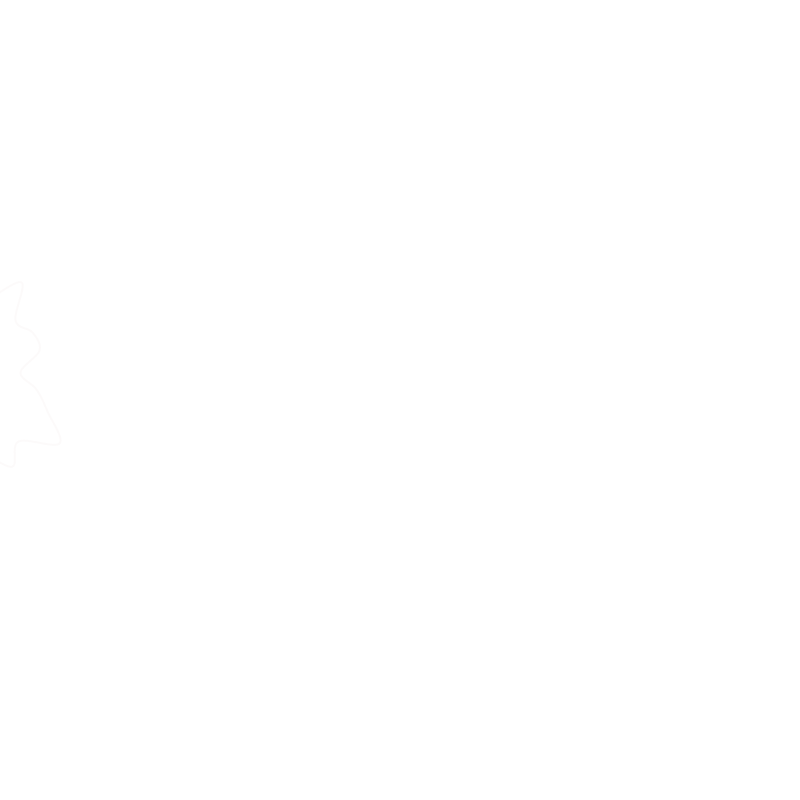
Frame 1 (no input)
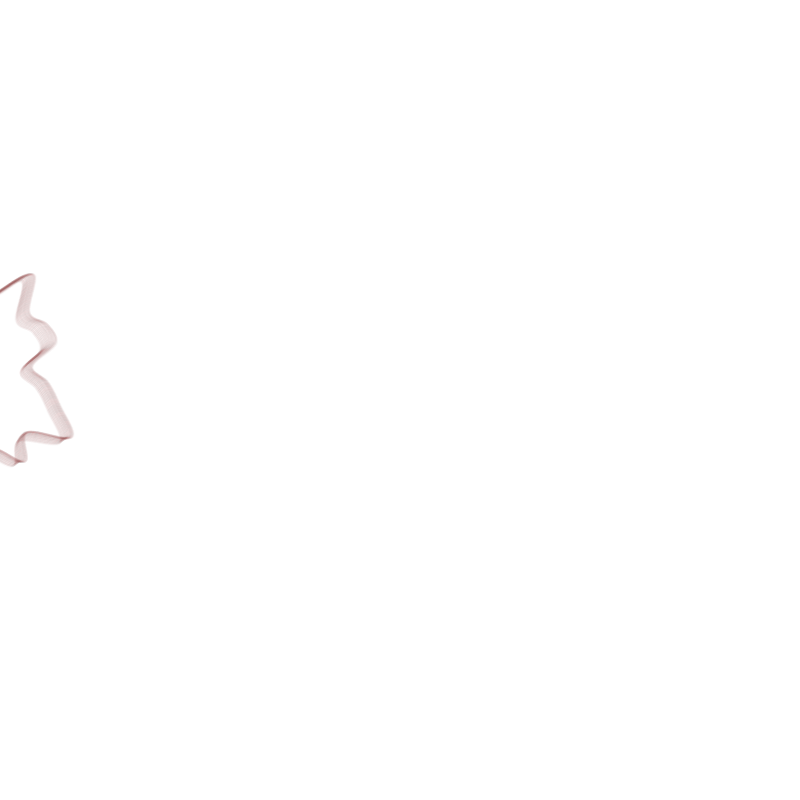
Frame 60 (the mouse pressed at the canvas centre just before this capture)
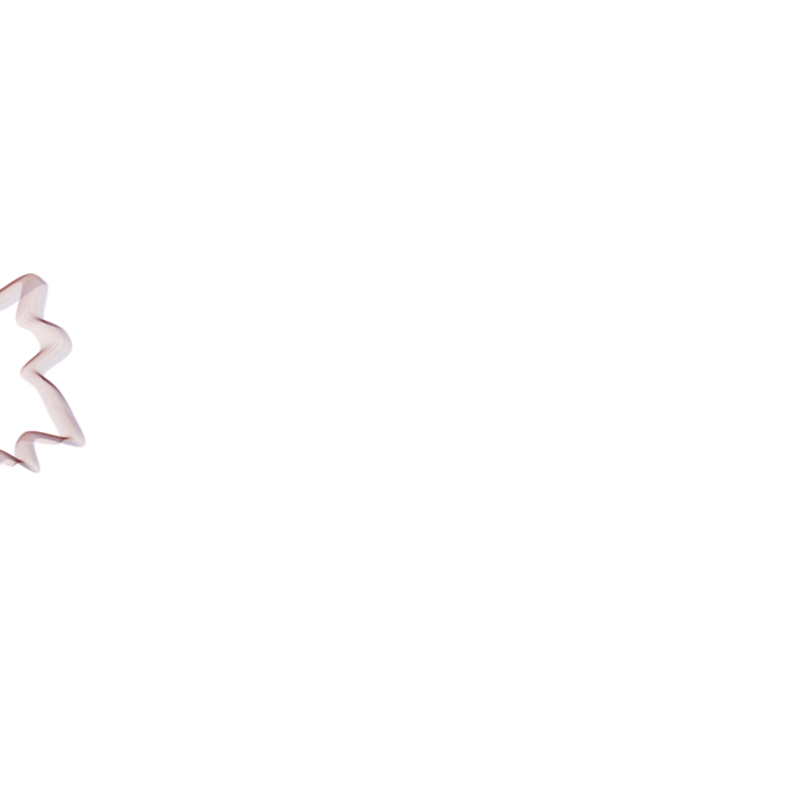
Frame 120 (the mouse held since frame 60 and released just before this capture)

The Processing sketch that drew these frames (run headless with seeded random() and noise(); from frame 60 on, the mouse is pressed at the canvas centre):

// Processing sketch: rectangle_swarms
// ── rectangle_swarms.pde
float centerX, centerY;
int formResolution = 30;
float startRadius = 100;
float stepSize = 50;
float[] x = new float[formResolution];
float[] y = new float[formResolution];
float[] noiseOffs = new float[formResolution];
float angle = 360.0/float(formResolution);
float yoff = random(0.5);

void setup() {
  size(800, 800);
  background(255);
  noFill();
  centerX = -startRadius/2; //width/2;
  centerY = width/2;

  for (int i=0; i<formResolution; i++) {
    x[i] = cos(angle*i) * startRadius;
    y[i] = sin(angle*i+444.2) * startRadius;
    noiseOffs[i]=random(100);
  }
}

void draw() {
  //  background(255);
  centerX += 0.2;//(mouseX-centerX) * 0.01;

  for (int i=0; i<formResolution; i++) {
    float rad =startRadius + map(noise(noiseOffs[i]), 0, 1, -stepSize, stepSize);
    float endX = rad * sin((i*angle)*PI/180);
    float endY = rad * cos((i*angle)*PI/180);
    x[i] = endX;
    y[i] = endY;
    noiseOffs[i]+=0.001;
    //ellipse(x[i]+centerX,y[i]+centerY,5,5);
  }
  //t+=0.01;
  yoff+=0.001;
  float modY = map(noise(yoff), 0, 1, -200, 200); //sin(frameCount/100.0)*100;

  color from = color(100, 0, 0, 5);
  color to = color(0, 0, 100, 5);
  color c = lerpColor(from, to, map(sin(centerX/60.0), -1, 1, 0, 1));
  strokeWeight(2);
  stroke(c);
  beginShape();

  curveVertex(x[formResolution-1]+centerX, y[formResolution-1]+centerY+modY);

  for (int i=0; i<formResolution; i++) {
    curveVertex(x[i]+centerX, y[i]+centerY+modY);
    //ellipse(x[i]+centerX, y[i]+centerY, 3, 3);
  }
  curveVertex(x[0]+centerX, y[0]+centerY+modY);

  curveVertex(x[1]+centerX, y[1]+centerY+modY);

  endShape();
}
